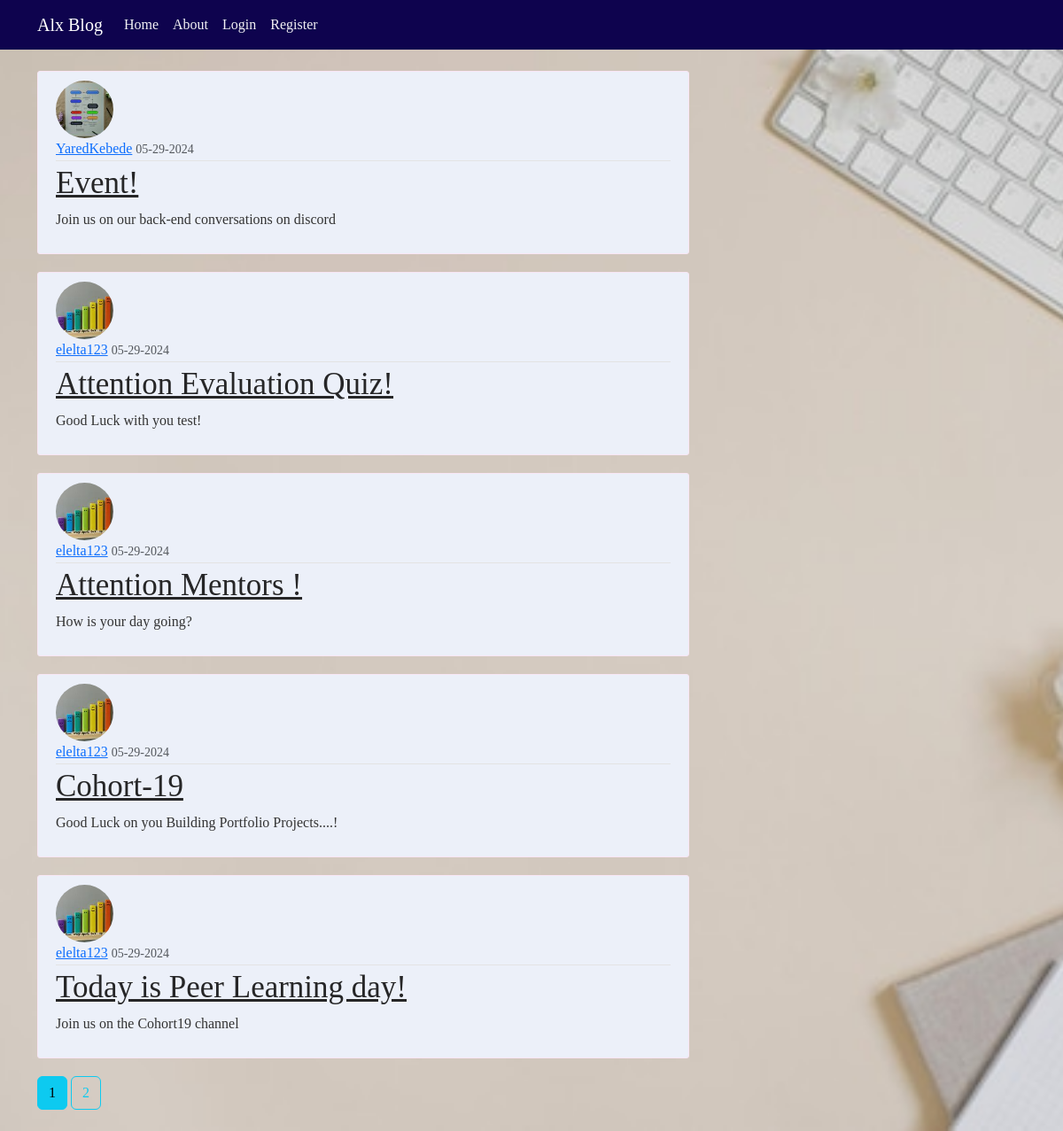
Page /home on the earlier database version.
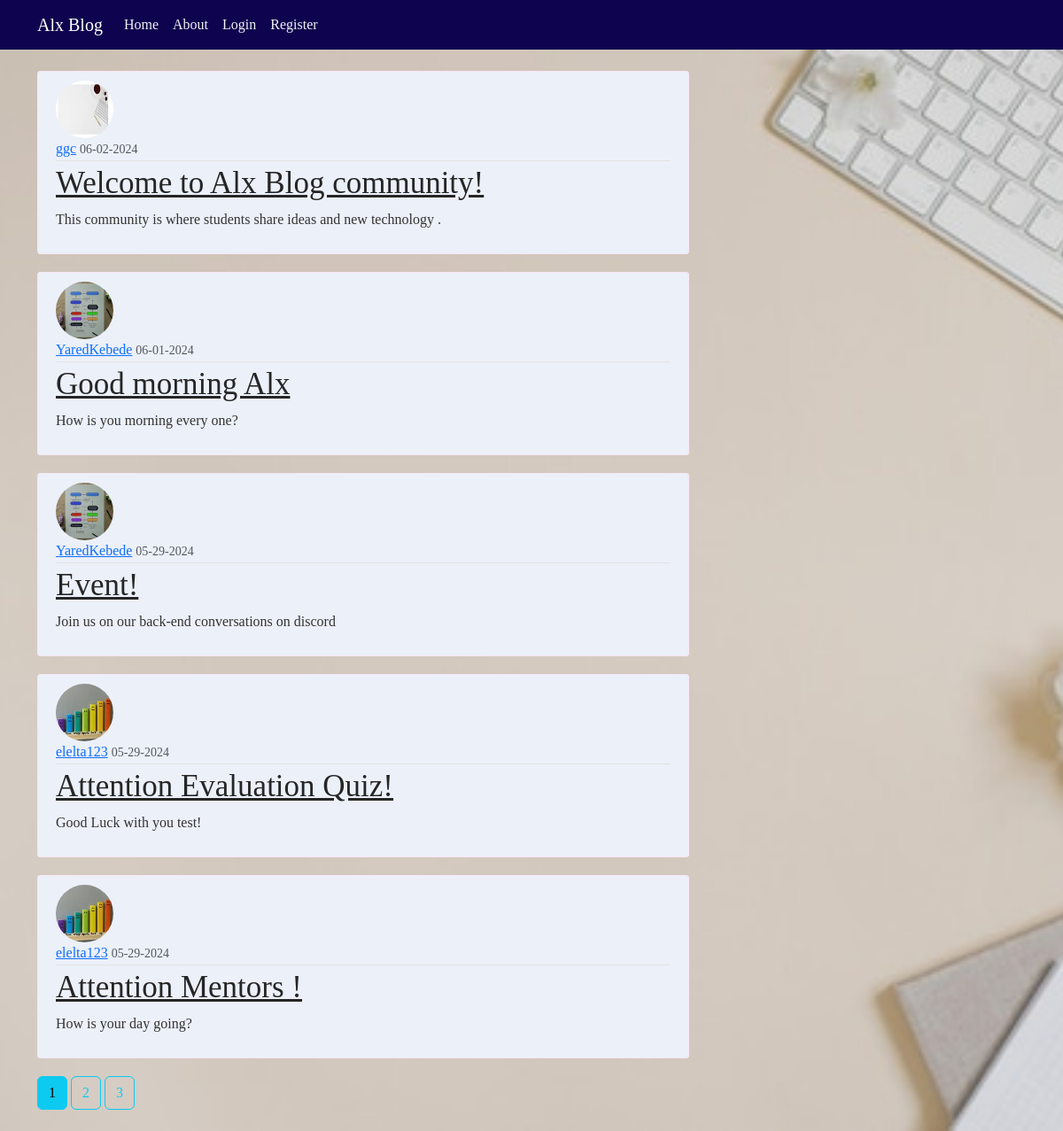
Same page on the later database version.
### alxblog/models.py (models this page shows, shortened)
class Post(db.Model):
    id = db.Column(db.Integer, primary_key=True)
    title = db.Column(db.String(150), nullable=False)
    date_posted = db.Column(db.DateTime, nullable=False, default=datetime.utcnow)
    content = db.Column(db.Text, nullable=False)
    user_id = db.Column(db.Integer, db.ForeignKey('user.id'), nullable=False)

class User(db.Model, UserMixin):
    id = db.Column(db.Integer, primary_key=True)
    username = db.Column(db.String(20), unique=True, nullable=False)
    email = db.Column(db.String(150), unique=True, nullable=False)
    image_file = db.Column(db.String(20), nullable=False, default='default.jpg')
    password = db.Column(db.String(60), nullable=False)
    posts = db.relationship('Post', backref='author', lazy=True)

### alxblog/routes.py (the view)
@app.route("/home")
def home():
    page = request.args.get('page', 1, type=int)
    posts = Post.query.order_by(Post.date_posted.desc()).paginate(page=page, per_page=5)
    return render_template('home.html', posts=posts)

### alxblog/templates/home.html
{% extends "layout.html" %}
{% block content %}
{% for post in posts.items %}
 <article class="media content-section">
    <img class="rounded-circle article-img" src="{{ url_for('static', filename='profile_pics/' + post.author.image_file) }}">
    <div class="media-body">
      <div class="article-metadata">
        <a class="mr-2" href="#">{{ post.author.username }}</a>
        <small class="text-muted">{{ post.date_posted.strftime('%m-%d-%Y') }}</small>
      </div>
      <h2><a class="article-title" href="{{ url_for('post', post_id=post.id) }}">{{ post.title }}</a></h2>
      <p class="article-content">{{ post.content }}</p>
    </div>
  </article>
{% endfor %}
{% for page_num in posts.iter_pages(left_edge=1, right_edge=1, left_current=1, right_current=2) %}
{% if page_num %}
{% if posts.page == page_num%}
<a class="btn btn-info mb-4" href="{{ url_for('home', page=page_num) }}">{{ page_num }}</a>
{% else %}
<a class="btn btn-outline-info mb-4" href="{{ url_for('home', page=page_num) }}">{{ page_num }}</a>
{% endif %}
{% else %}
...
{% endif %}
{% endfor %}
{% endblock content %}

Differences in the rows shown:
no longer on this page (row unchanged): Post: image_file (picture), author.username "elelta123", date_posted "05-29-2024", title "Cohort-19", content "Good Luck on you Building Portfolio Projects....!"
no longer on this page (row unchanged): Post: image_file (picture), author.username "elelta123", date_posted "05-29-2024", title "Today is Peer Learning day!", content "Join us on the Cohort19 channel"
added Post: image_file (picture), author.username "ggc", date_posted "06-02-2024", title "Welcome to Alx Blog community!", content "This community is where students share ideas and new technology ."
added Post: image_file (picture), author.username "YaredKebede", date_posted "06-01-2024", title "Good morning Alx", content "How is you morning every one?"
Other differences:
new list line: "3"
